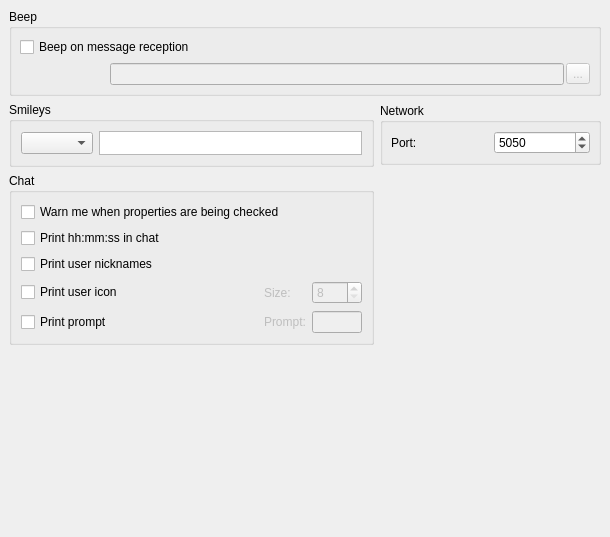
<ui version="4.0" >
 <author></author>
 <comment></comment>
 <exportmacro></exportmacro>
 <class>RzxChatProp</class>
 <widget class="QWidget" name="RzxChatProp" >
  <property name="geometry" >
   <rect>
    <x>0</x>
    <y>0</y>
    <width>610</width>
    <height>537</height>
   </rect>
  </property>
  <property name="windowTitle" >
   <string>Form</string>
  </property>
  <layout class="QGridLayout" >
   <property name="margin" >
    <number>9</number>
   </property>
   <property name="spacing" >
    <number>6</number>
   </property>
   <item row="2" column="0" >
    <widget class="QGroupBox" name="groupChat" >
     <property name="title" >
      <string>Chat</string>
     </property>
     <layout class="QGridLayout" >
      <property name="margin" >
       <number>9</number>
      </property>
      <property name="spacing" >
       <number>6</number>
      </property>
      <item row="3" column="2" >
       <widget class="QLabel" name="lblIconSize" >
        <property name="enabled" >
         <bool>false</bool>
        </property>
        <property name="text" >
         <string>Size:</string>
        </property>
       </widget>
      </item>
      <item row="3" column="1" >
       <spacer>
        <property name="orientation" >
         <enum>Qt::Horizontal</enum>
        </property>
        <property name="sizeHint" >
         <size>
          <width>91</width>
          <height>25</height>
         </size>
        </property>
       </spacer>
      </item>
      <item row="4" column="2" >
       <widget class="QLabel" name="lblPrompt" >
        <property name="enabled" >
         <bool>false</bool>
        </property>
        <property name="text" >
         <string>Prompt:</string>
        </property>
       </widget>
      </item>
      <item row="3" column="3" >
       <widget class="QSpinBox" name="iconSize" >
        <property name="enabled" >
         <bool>false</bool>
        </property>
        <property name="sizePolicy" >
         <sizepolicy>
          <hsizetype>5</hsizetype>
          <vsizetype>0</vsizetype>
          <horstretch>0</horstretch>
          <verstretch>0</verstretch>
         </sizepolicy>
        </property>
        <property name="maximumSize" >
         <size>
          <width>50</width>
          <height>16777215</height>
         </size>
        </property>
        <property name="maximum" >
         <number>64</number>
        </property>
        <property name="minimum" >
         <number>8</number>
        </property>
       </widget>
      </item>
      <item row="4" column="3" >
       <widget class="QLineEdit" name="prompt" >
        <property name="enabled" >
         <bool>false</bool>
        </property>
        <property name="maximumSize" >
         <size>
          <width>50</width>
          <height>16777215</height>
         </size>
        </property>
        <property name="maxLength" >
         <number>5</number>
        </property>
       </widget>
      </item>
      <item row="4" column="1" >
       <spacer>
        <property name="orientation" >
         <enum>Qt::Horizontal</enum>
        </property>
        <property name="sizeHint" >
         <size>
          <width>61</width>
          <height>20</height>
         </size>
        </property>
       </spacer>
      </item>
      <item row="4" column="0" >
       <widget class="QCheckBox" name="cbPrintPrompt" >
        <property name="text" >
         <string>Print prompt</string>
        </property>
       </widget>
      </item>
      <item row="3" column="0" >
       <widget class="QCheckBox" name="cbPrintIcon" >
        <property name="text" >
         <string>Print user icon</string>
        </property>
       </widget>
      </item>
      <item row="2" column="0" colspan="4" >
       <widget class="QCheckBox" name="cbPrintName" >
        <property name="text" >
         <string>Print user nicknames</string>
        </property>
       </widget>
      </item>
      <item row="1" column="0" colspan="4" >
       <widget class="QCheckBox" name="cbPrintTime" >
        <property name="text" >
         <string>Print hh:mm:ss in chat</string>
        </property>
       </widget>
      </item>
      <item row="0" column="0" colspan="4" >
       <widget class="QCheckBox" name="cbPropertiesWarning" >
        <property name="whatsThis" >
         <string>&lt;h3>warning&lt;/h3>&lt;p>If you check this you will receive an notification each time somebody check you properties&lt;/p>&lt;p>&lt;b>Warning :&lt;/b> in some cases, this option can be used to spam you with notification windows&lt;/p></string>
        </property>
        <property name="text" >
         <string>Warn me when properties are being checked</string>
        </property>
       </widget>
      </item>
     </layout>
    </widget>
   </item>
   <item rowspan="2" row="2" column="1" >
    <spacer>
     <property name="orientation" >
      <enum>Qt::Vertical</enum>
     </property>
     <property name="sizeHint" >
      <size>
       <width>221</width>
       <height>321</height>
      </size>
     </property>
    </spacer>
   </item>
   <item row="1" column="1" >
    <widget class="QGroupBox" name="groupNetwork" >
     <property name="sizePolicy" >
      <sizepolicy>
       <hsizetype>5</hsizetype>
       <vsizetype>0</vsizetype>
       <horstretch>0</horstretch>
       <verstretch>0</verstretch>
      </sizepolicy>
     </property>
     <property name="title" >
      <string>Network</string>
     </property>
     <layout class="QGridLayout" >
      <property name="margin" >
       <number>8</number>
      </property>
      <property name="spacing" >
       <number>6</number>
      </property>
      <item row="0" column="1" >
       <widget class="QSpinBox" name="chat_port" >
        <property name="toolTip" >
         <string>&lt;h3>Peer2peer port&lt;/h3>&lt;p>Define the port of the chat&lt;/p>&lt;p>You shouldn't have to modify this value&lt;/p></string>
        </property>
        <property name="maximum" >
         <number>32768</number>
        </property>
        <property name="value" >
         <number>5050</number>
        </property>
       </widget>
      </item>
      <item row="0" column="0" >
       <widget class="QLabel" name="lblServerport" >
        <property name="text" >
         <string>Port:</string>
        </property>
        <property name="textFormat" >
         <enum>Qt::PlainText</enum>
        </property>
        <property name="buddy" >
         <cstring>chat_port</cstring>
        </property>
       </widget>
      </item>
     </layout>
    </widget>
   </item>
   <item row="1" column="0" >
    <widget class="QGroupBox" name="groupBox" >
     <property name="sizePolicy" >
      <sizepolicy>
       <hsizetype>5</hsizetype>
       <vsizetype>0</vsizetype>
       <horstretch>0</horstretch>
       <verstretch>0</verstretch>
      </sizepolicy>
     </property>
     <property name="maximumSize" >
      <size>
       <width>16777215</width>
       <height>16777215</height>
      </size>
     </property>
     <property name="title" >
      <string>Smileys</string>
     </property>
     <layout class="QGridLayout" >
      <property name="margin" >
       <number>9</number>
      </property>
      <property name="spacing" >
       <number>6</number>
      </property>
      <item row="0" column="1" >
       <widget class="QListWidget" name="lstSmileys" >
        <property name="minimumSize" >
         <size>
          <width>0</width>
          <height>24</height>
         </size>
        </property>
        <property name="maximumSize" >
         <size>
          <width>16777215</width>
          <height>24</height>
         </size>
        </property>
        <property name="sizeIncrement" >
         <size>
          <width>17</width>
          <height>0</height>
         </size>
        </property>
        <property name="verticalScrollBarPolicy" >
         <enum>Qt::ScrollBarAlwaysOff</enum>
        </property>
        <property name="horizontalScrollBarPolicy" >
         <enum>Qt::ScrollBarAlwaysOff</enum>
        </property>
        <property name="selectionMode" >
         <enum>QAbstractItemView::NoSelection</enum>
        </property>
        <property name="iconSize" >
         <size>
          <width>16</width>
          <height>16</height>
         </size>
        </property>
        <property name="gridSize" >
         <size>
          <width>17</width>
          <height>16</height>
         </size>
        </property>
        <property name="viewMode" >
         <enum>QListView::IconMode</enum>
        </property>
       </widget>
      </item>
      <item row="0" column="0" >
       <widget class="QComboBox" name="smileyCombo" />
      </item>
     </layout>
    </widget>
   </item>
   <item row="0" column="0" colspan="2" >
    <widget class="QGroupBox" name="groupBeep" >
     <property name="title" >
      <string>Beep</string>
     </property>
     <layout class="QGridLayout" >
      <property name="margin" >
       <number>8</number>
      </property>
      <property name="spacing" >
       <number>6</number>
      </property>
      <item row="0" column="0" >
       <widget class="QCheckBox" name="chkBeep" >
        <property name="whatsThis" >
         <string>&lt;h3>Beep on message&lt;/h3>&lt;p>Check this if you want qRezix to play a sound when you receive a message&lt;/p></string>
        </property>
        <property name="text" >
         <string>Beep on message reception</string>
        </property>
       </widget>
      </item>
      <item row="1" column="0" >
       <layout class="QHBoxLayout" >
        <property name="margin" >
         <number>0</number>
        </property>
        <property name="spacing" >
         <number>2</number>
        </property>
        <item>
         <spacer>
          <property name="orientation" >
           <enum>Qt::Horizontal</enum>
          </property>
          <property name="sizeType" >
           <enum>QSizePolicy::Preferred</enum>
          </property>
          <property name="sizeHint" >
           <size>
            <width>90</width>
            <height>10</height>
           </size>
          </property>
         </spacer>
        </item>
        <item>
         <widget class="QLineEdit" name="beepSound" >
          <property name="enabled" >
           <bool>false</bool>
          </property>
          <property name="whatsThis" >
           <string>&lt;h3>Beep on message&lt;/h3>&lt;p>Select the sound to play when you receive a new message&lt;/p></string>
          </property>
         </widget>
        </item>
        <item>
         <widget class="QToolButton" name="btnBeepBrowse" >
          <property name="enabled" >
           <bool>false</bool>
          </property>
          <property name="text" >
           <string>...</string>
          </property>
          <property name="autoRaise" >
           <bool>false</bool>
          </property>
         </widget>
        </item>
       </layout>
      </item>
     </layout>
    </widget>
   </item>
   <item row="3" column="0" >
    <spacer>
     <property name="orientation" >
      <enum>Qt::Vertical</enum>
     </property>
     <property name="sizeHint" >
      <size>
       <width>365</width>
       <height>131</height>
      </size>
     </property>
    </spacer>
   </item>
  </layout>
 </widget>
 <pixmapfunction></pixmapfunction>
 <tabstops>
  <tabstop>chkBeep</tabstop>
  <tabstop>beepSound</tabstop>
  <tabstop>btnBeepBrowse</tabstop>
  <tabstop>smileyCombo</tabstop>
  <tabstop>chat_port</tabstop>
  <tabstop>lstSmileys</tabstop>
 </tabstops>
 <resources/>
 <connections>
  <connection>
   <sender>chkBeep</sender>
   <signal>toggled(bool)</signal>
   <receiver>beepSound</receiver>
   <slot>setEnabled(bool)</slot>
   <hints>
    <hint type="sourcelabel" >
     <x>150</x>
     <y>61</y>
    </hint>
    <hint type="destinationlabel" >
     <x>339</x>
     <y>93</y>
    </hint>
   </hints>
  </connection>
  <connection>
   <sender>chkBeep</sender>
   <signal>toggled(bool)</signal>
   <receiver>btnBeepBrowse</receiver>
   <slot>setEnabled(bool)</slot>
   <hints>
    <hint type="sourcelabel" >
     <x>317</x>
     <y>61</y>
    </hint>
    <hint type="destinationlabel" >
     <x>588</x>
     <y>94</y>
    </hint>
   </hints>
  </connection>
  <connection>
   <sender>cbPrintIcon</sender>
   <signal>toggled(bool)</signal>
   <receiver>lblIconSize</receiver>
   <slot>setEnabled(bool)</slot>
   <hints>
    <hint type="sourcelabel" >
     <x>60</x>
     <y>317</y>
    </hint>
    <hint type="destinationlabel" >
     <x>286</x>
     <y>310</y>
    </hint>
   </hints>
  </connection>
  <connection>
   <sender>cbPrintIcon</sender>
   <signal>toggled(bool)</signal>
   <receiver>iconSize</receiver>
   <slot>setEnabled(bool)</slot>
   <hints>
    <hint type="sourcelabel" >
     <x>32</x>
     <y>310</y>
    </hint>
    <hint type="destinationlabel" >
     <x>317</x>
     <y>323</y>
    </hint>
   </hints>
  </connection>
  <connection>
   <sender>cbPrintPrompt</sender>
   <signal>toggled(bool)</signal>
   <receiver>prompt</receiver>
   <slot>setEnabled(bool)</slot>
   <hints>
    <hint type="sourcelabel" >
     <x>81</x>
     <y>342</y>
    </hint>
    <hint type="destinationlabel" >
     <x>346</x>
     <y>343</y>
    </hint>
   </hints>
  </connection>
  <connection>
   <sender>cbPrintPrompt</sender>
   <signal>toggled(bool)</signal>
   <receiver>lblPrompt</receiver>
   <slot>setEnabled(bool)</slot>
   <hints>
    <hint type="sourcelabel" >
     <x>28</x>
     <y>347</y>
    </hint>
    <hint type="destinationlabel" >
     <x>278</x>
     <y>350</y>
    </hint>
   </hints>
  </connection>
 </connections>
</ui>
